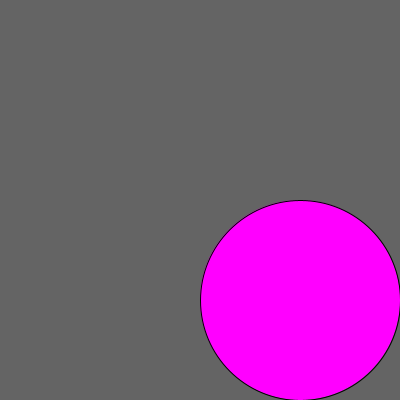
Frame 1 (no input)
Frame 60 (the mouse pressed at the canvas centre just before this capture): identical to frame 1, image omitted
Frame 120 (the mouse held since frame 60 and released just before this capture): identical to frame 1, image omitted

The Processing sketch that drew this single still picture (run headless with seeded random() and noise(); from frame 60 on, the mouse is pressed at the canvas centre):

// Processing sketch: processing_173580
// ── processing_173580.pde

boolean drawCircle = true;
 
void setup()
{
  size(400,400); 
 
  fill(255,0,255);
}
 
void draw()
{
  background(100,100,100);
 
  if (drawCircle)
  {
     ellipse(300,300,200,200); 
  }
}
 
void keyPressed()
{
  if (drawCircle)
  {
     drawCircle = false;
  }  
  else
  {
     drawCircle = true; 
  }
}
